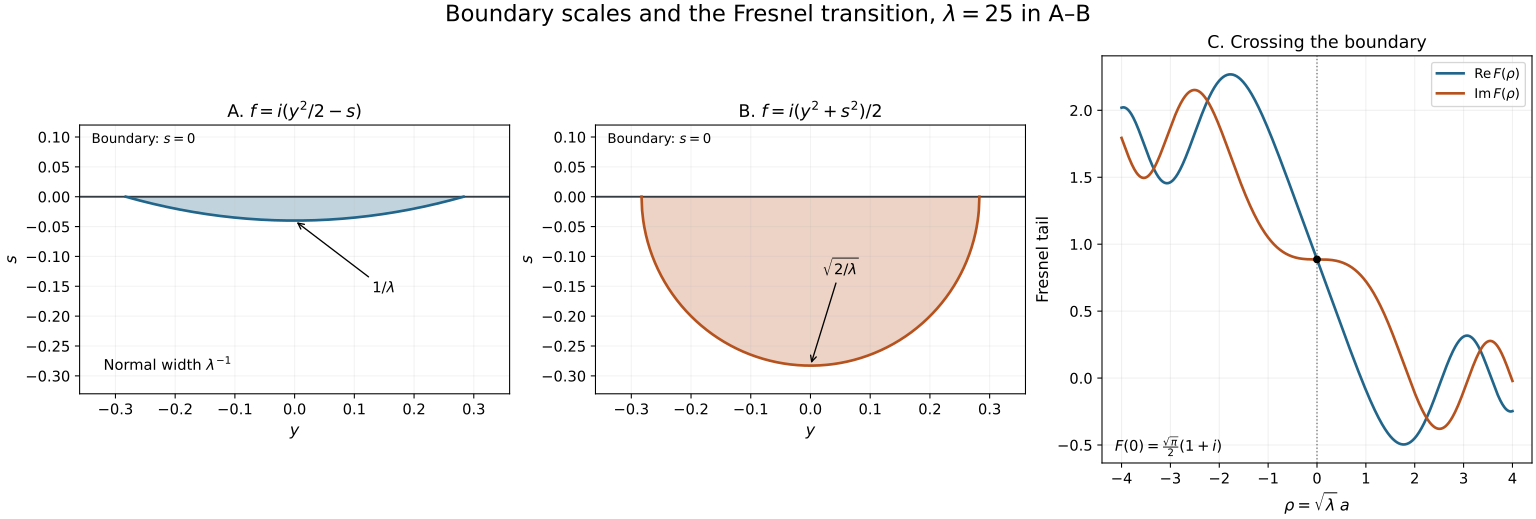

The script that saved this image:
"""Original AN01-U132 figure: exact damping regions and the Fresnel function."""
from pathlib import Path
import numpy as np
import matplotlib
matplotlib.use("Agg")
import matplotlib.pyplot as plt
out=Path(__file__).resolve().parent
plt.rcParams.update({"font.size":11,"axes.titlesize":13,"axes.labelsize":12,"svg.hashsalt":"AN01-U132-half-space"})
fig,axes=plt.subplots(1,3,figsize=(16,5.4),layout="constrained")
lam=25.;radius=np.sqrt(2/lam);y=np.linspace(-radius,radius,601)
for ax in axes[:2]:
 ax.axhline(0,color="#353b42",lw=1.4)
 ax.set(xlim=(-.36,.36),ylim=(-.33,.12),xlabel=r"$y$",ylabel=r"$s$")
 ax.set_aspect("equal");ax.grid(alpha=.15)
 ax.text(-.34,.09,r"Boundary: $s=0$",fontsize=10)
axes[0].fill_between(y,y*y/2-1/lam,0,color="#21658a",alpha=.28)
axes[0].plot(y,y*y/2-1/lam,color="#21658a",lw=2)
axes[0].set_title(r"A. $f=i(y^2/2-s)$")
axes[0].annotate(r"$1/\lambda$",xy=(0,-1/lam),xytext=(.13,-.16),arrowprops=dict(arrowstyle="->"),fontsize=11)
axes[0].text(-.32,-.29,r"Normal width $\lambda^{-1}$",fontsize=11)
bottom=-np.sqrt(np.maximum(0,2/lam-y*y))
axes[1].fill_between(y,bottom,0,color="#b5521e",alpha=.25)
axes[1].plot(y,bottom,color="#b5521e",lw=2)
axes[1].set_title(r"B. $f=i(y^2+s^2)/2$")
axes[1].annotate(r"$\sqrt{2/\lambda}$",xy=(0,-radius),xytext=(.02,-.13),arrowprops=dict(arrowstyle="->"),fontsize=11)
rho=np.linspace(-4,4,801)
# Entire primitive: sum (i/2)^k rho^(2k+1)/(k!(2k+1)).
# On |rho|<=4 the integrated exponential remainder after 80 terms
# is at most 4*8^80/80!, which is below 1e-45.
term=rho.astype(complex);primitive=term.copy()
for k in range(1,80):
 term*=1j*rho*rho/(2*k)
 primitive+=term/(2*k+1)
F=np.sqrt(np.pi)/2*(1+1j)-primitive
ax=axes[2]
ax.plot(rho,F.real,color="#21658a",label=r"$\operatorname{Re}F(\rho)$",lw=2)
ax.plot(rho,F.imag,color="#b5521e",label=r"$\operatorname{Im}F(\rho)$",lw=2)
ax.axvline(0,color="#777777",ls=":",lw=1)
ax.scatter([0],[np.sqrt(np.pi)/2],color="black",s=24,zorder=4)
ax.set(xlabel=r"$\rho=\sqrt{\lambda}\,a$",ylabel="Fresnel tail",title="C. Crossing the boundary")
ax.grid(alpha=.18);ax.legend(loc="upper right",fontsize=10)
ax.text(.03,.03,r"$F(0)=\frac{\sqrt{\pi}}{2}(1+i)$",transform=ax.transAxes,fontsize=11)
fig.suptitle(r"Boundary scales and the Fresnel transition, $\lambda=25$ in A–B",fontsize=17)
fig.savefig(out/"half-space-scales-and-fresnel.png",dpi=150,facecolor="white")
fig.savefig(out/"half-space-scales-and-fresnel.svg",metadata={"Date":None})
p=out/"half-space-scales-and-fresnel.svg"
p.write_bytes(("\n".join(line.rstrip() for line in p.read_text(encoding="utf-8").splitlines())+"\n").encode())
print({"lambda":lam,"normal_endpoint_width":1/lam,"critical_radius":radius,"fresnel_terms":80,"fresnel_samples":801,"F0_real_imag":float(np.sqrt(np.pi)/2)})
